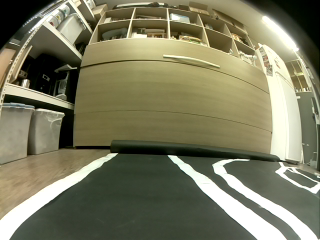
#> input picture Image_Calibration/46_image_set/raw_image_0_ff.png, 320 x 240 px
$ python undistort_trackbar.py
#> lines starting #> are read from the running program, lines starting #| are printed output that depends on the picture
import cv2
import numpy as np
import glob
import os
import sys
current_path = os.getcwd()
sys.path.insert(0, current_path + '/Image_Calibration/')

dir_path = current_path + '/Image_Calibration/'

os.chdir(dir_path)

image = cv2.imread('46_image_set/raw_image_0_ff.png')
#> image is the input picture: shape (240, 320, 3); mean B, G, R 95.5, 122.2, 123

# initial values
fx, fy, cx, cy, k1, k2, p1, p2, k3 = 500, 500, 320, 240, 0.1, 0.1, 0.1, 0.1, 0.1

def update_values(x):
    global fx, fy, cx, cy, k1, k2, p1, p2, k3
    fx = cv2.getTrackbarPos('fx', 'Controls')
    fy = cv2.getTrackbarPos('fy', 'Controls')
    cx = cv2.getTrackbarPos('cx', 'Controls')
    cy = cv2.getTrackbarPos('cy', 'Controls')
    k1 = cv2.getTrackbarPos('k1', 'Controls') / 100.0
    k2 = cv2.getTrackbarPos('k2', 'Controls') / 100.0
    p1 = cv2.getTrackbarPos('p1', 'Controls') / 100.0
    p2 = cv2.getTrackbarPos('p2', 'Controls') / 100.0
    k3 = cv2.getTrackbarPos('k3', 'Controls') / 100.0

cv2.namedWindow('Controls')
cv2.resizeWindow('Controls', 400, 600)  # window size

cv2.createTrackbar('fx', 'Controls', 90, 2000, update_values)
cv2.createTrackbar('fy', 'Controls', -100, 1000, update_values)
cv2.createTrackbar('cx', 'Controls', -10000, 1000, update_values)
cv2.createTrackbar('cy', 'Controls', -10000, 1000, update_values)
cv2.createTrackbar('k1', 'Controls', -int(k1 * 100), 100, update_values)
cv2.createTrackbar('k2', 'Controls', -int(k2 * 100), 100, update_values)
cv2.createTrackbar('p1', 'Controls', -int(p1 * 100), 100, update_values)
cv2.createTrackbar('p2', 'Controls', -int(p2 * 100), 100, update_values)
cv2.createTrackbar('k3', 'Controls', -int(k3 * 100), 100, update_values)

while True:
    # set matrix
    camera_matrix = np.array([[fx, 0, cx], [0, fy, cy], [0, 0, 1]])
    dist_coeffs = np.array([k1, k2, p1, p2, k3])
    K=np.array([[93.16858864610276, 0.0, 150.8535602775792], [0.0, 91.92373264897513, 146.22342371914382],[0.0, 0.0, 1.0]])
    D=np.array([[0.14136243954038377], [0.29925561973923737], [-0.321789761587799],[0.11936916962615352]])

    # undistort
    undistorted_image = cv2.undistort(image, camera_matrix, dist_coeffs)
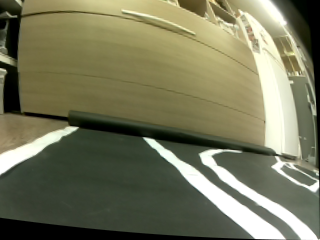
#> undistorted_image: shape (240, 320, 3); mean B, G, R 90.7, 118.2, 117.7

    cv2.imshow('Original Image', image)
    cv2.imshow('Undistorted Image', undistorted_image)

    if cv2.waitKey(1) & 0xFF == 27:  # 'Esc' quit
#> (key Esc is pressed here)
        break

cv2.destroyAllWindows()
